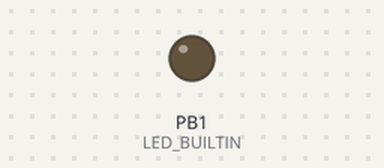
Recording of a sketch running on a simulated ATtiny85, built with avr-gcc and run on an emulated ATtiny85. On the bench: output pins drawn as LEDs (lit = HIGH).

Above: at 1.0 s.
Timing chart, 0 to 4.1 s (numbered marks = the images above):
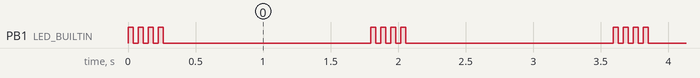

Measured:
- by itself, PB1 (LED_BUILTIN): repeats every 1.8 s: 3 × (LOW 0.04 s, HIGH 0.04 s), LOW 1.5 s, HIGH 0.04 s

The sketch:

testBlink.ino
```cpp
// * * * * * * * * * * * * * * * * //

#ifdef __AVR_ATtiny85__
#define LED_BUILTIN PB1
#endif

// * * * * * * * * * * * * * * * * //

void blink(byte pin, unsigned ms, unsigned count) {
  while (count--) {
    digitalWrite(pin, HIGH);
    delay(ms > 1 ? ms / 2 : 1);
    digitalWrite(pin, LOW);
    delay(ms > 1 ? ms / 2 : 1);
  }
}

// * * * * * * * * * * * * * * * * //

void setup()
{
  pinMode(LED_BUILTIN, OUTPUT);
}

void loop()
{
  blink(LED_BUILTIN, 75, 4);
  delay(1500);
}

// * * * * * * * * * * * * * * * * //
```
